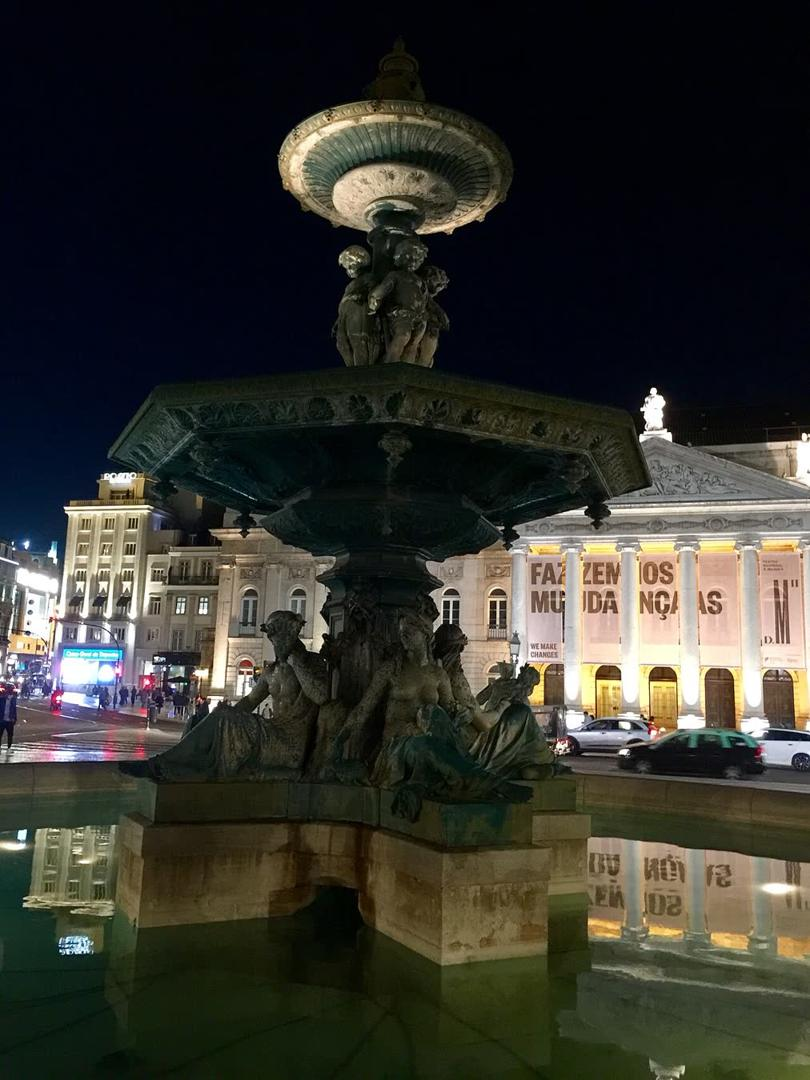
#> input picture skills/ig_year_in_review/evals/fixtures/photos/bairro-alto.jpg, 810 x 1080 px
$ python -i picks.py   (imports and definitions only)
#> lines starting #> are read from the running program, lines starting #| are printed output that depends on the picture
#!/usr/bin/env python3
"""Movement 1, research: every month's photograph, each with its subject and its own line.

USAGE (from the workspace root):
    python3 S/scripts/picks.py

Indexes every photo of the year (color, contrast, exposure, focal point) into build/photo_index.json, the input of
palette.py. For every month of the year's posts it takes the month's own photograph: the one build/taste.json's
`moments` names for that month (the moment the person's year is told by), else the photograph of the month's post
with the most to say (its longest caption), and writes the file the film draws, build/public/photos/<stamp>/mNN-<name>.jpg (HEIC converted,
EXIF rotation applied, at most 2400 px on a side, its mean light moved halfway to the year's common exposure by one
curve that keeps its color, so the twelve sit in one grade), and decides how the film reads it:

  focus  the subject, [u, v] fractions of the photograph: each cell of a small copy weighted by its detail, by how
         far its color stands from the photograph's mean color, by skin tones and by a soft center prior; the
         weighted center of the strongest tenth of the cells, kept 0.2-0.8, with "focus_from": "found". The film's crop
         keeps it in the frame and the month's words stand clear of the box around it. A focus that misses the subject
         (faces above a busy stall, a person at the edge of a wide view) is rewritten in build/picks.json with
         "focus_from": "read". Running picks.py again keeps every focus marked read.
  line   the photograph's own line, [u0, v0, u1, v1] fractions: the horizon, a rail, a sill, a pier, a road's edge,
         along which the accent line opens the month and the photograph splits. picks.py finds the straight edge
         with the most consistent light or color step across it (within 24 degrees of level) among the lines that lie
         inside the type area's height in the film's frame, and records it with "line_from": "found". The month's
         words stand where the board's style card sets them, never on the line. Read build/picks-sheet.jpg, where
         every found line is drawn: a line that misses the photograph's own edge is rewritten in build/picks.json
         with "line_from": "read". A close-up's line is its subject's own edge or a visible alignment in it (a cup's
         lip, a bowl's rim, a row of flower heads, the eyes), never the frame's edge or open texture. Running
         picks.py again keeps every line marked read.
  scene  what the photograph shows, in a few plain words ("the graffiti tram climbing the steep street"), written in
         build/picks.json by the person reading each photograph at full size (the sheet's copies hide the detail). The storyboard names each photograph by it and the clip
         prompt starts from it; a caption says what the person felt, often not what the photograph shows, so the
         storyboard refuses a month without a scene. Running picks.py again keeps every scene.

build/picks.json carries the months in calendar order (file relative to build/public/, size, focus, line, caption,
said, people, place, date, scene). `said` is the caption's first sentence with its hashtags and mentions taken off, the
line the month says on screen unless the moment gives its own; `people` are the accounts it tags; `place` the place it
names. A month with no post with a photograph is left out of the film.
"""
import calendar
import datetime as dt
import math
import os
import re
import sys
from pathlib import Path

sys.path.insert(0, str(Path(__file__).resolve().parent))
import _env  # noqa: E402

# [1 line not run here, left out]
from PIL import Image, ImageDraw, ImageFilter, ImageOps, ImageStat  # noqa: E402
import year  # noqa: E402

# [6 lines not run here, left out]


PUBLIC = Path("build/public")
PHOTOS = PUBLIC / "photos"
VIDEO = {".mp4", ".mov", ".m4v"}
LONG = 2400
# the year's common exposure (mean luma, 0-255) and how far toward it each photograph moves
EXPOSURE = 124
MATCH = 0.5
TILT = 24


MENTION = re.compile(r"@([A-Za-z0-9._]{2,30}[A-Za-z0-9_])")


# [13 lines left out: functions first_line, place_in, not called in this run]


def open_image(path, draft=None):
#> called with path = '../evals/fixtures/photos/bairro-alto.jpg', draft = (160, 200)
    im = Image.open(path)
#> im is the input picture: PIL image 810x1080 RGB; mean R, G, B 52.4, 52.2, 45.2
    if draft and im.format == "JPEG":
        im.draft("RGB", draft)
    im = ImageOps.exif_transpose(im)
    return im.convert("RGB")


# [26 lines left out: functions matched, place, not called in this run]


def skin(r, g, b):
    return r > 95 and g > 40 and b > 20 and r > g and r > b and r - min(g, b) > 15 and abs(r - g) > 15


def focus_of(im, cells=48):
    w, h = im.size
    sw, sh = (cells, max(1, round(cells * h / w))) if w >= h else (max(1, round(cells * w / h)), cells)
    small = im.resize((sw, sh), Image.BILINEAR)
    edges = small.convert("L").filter(ImageFilter.FIND_EDGES).filter(ImageFilter.BoxBlur(1))
    rgb, ed = small.load(), edges.load()
    mean = ImageStat.Stat(small).mean
    weights = []
    for y in range(sh):
        for x in range(sw):
            r, g, b = rgb[x, y]
            far = math.sqrt((r - mean[0]) ** 2 + (g - mean[1]) ** 2 + (b - mean[2]) ** 2) / 255
            u, v = (x + 0.5) / sw, (y + 0.5) / sh
            prior = math.exp(-((u - 0.5) ** 2 + (v - 0.5) ** 2) / (2 * 0.22 ** 2))
            weights.append(((0.5 + ed[x, y] / 255) * (0.25 + far) * (2.0 if skin(r, g, b) else 1.0) * prior, u, v))
    weights.sort(reverse=True)
    top = weights[:max(1, len(weights) // 10)]
    tot = sum(wt for wt, _, _ in top) or 1
    fu = sum(wt * u for wt, u, _ in top) / tot
    fv = sum(wt * v for wt, _, v in top) / tot
    return [round(min(0.8, max(0.2, fu)), 2), round(min(0.8, max(0.2, fv)), 2)]


# [35 lines left out: function line_of, not called in this run]


def analyse(path):
    im = open_image(path, draft=(160, 200))
    w, h = im.size
#> w = 810; h = 1080
    small = im.resize((64, max(1, round(64 * h / w))))
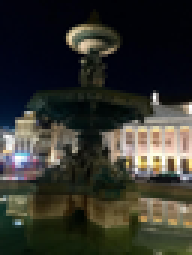
#> small: PIL image 64x85 RGB (shown 3 times larger); mean R, G, B 52.4, 52.2, 45.2
    hsv = small.convert("HSV")
#> hsv: PIL image 64x85 HSV; mean H, S, V 93.6, 139.2, 59.8
    sat = ImageStat.Stat(hsv.getchannel("S")).mean[0] / 255
#> sat = 0.546
    light = ImageStat.Stat(small.convert("L"))
    bright, contrast = light.mean[0] / 255, light.stddev[0] / 128
#> bright = 0.202; contrast = 0.457
    expo = 1 - min(1, abs(bright - 0.52) * 2.2)
#> expo = 0.3
    q = small.quantize(colors=5, method=Image.Quantize.MEDIANCUT)
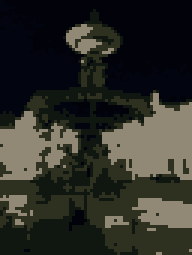
#> q: PIL image 64x85 P (shown 3 times larger); mean R, G, B 45.5, 46.1, 39.9
    pal = q.getpalette()[:15]
#> pal = [146, 136, 118, 46, 49, 31, 16, 23, 16, 2, 5, 16, 1, 2, 10]
    cols = sorted(q.getcolors(), reverse=True)
#> cols = [(1310, 1), (1146, 0), (1091, 4), (1074, 2), (819, 3)]
    dom = [{"rgb": pal[3 * i:3 * i + 3], "share": round(n / (small.size[0] * small.size[1]), 3)} for n, i in cols]
#> dom = 5 items
    score = round(0.45 * sat + 0.35 * min(1, contrast) + 0.2 * expo, 3)
#> score = 0.466
    return {"w": w, "h": h, "score": score, "bright": round(bright, 3), "focal": focus_of(small), "colors": dom}
#> in focus_of, `small = im.resize((sw, sh), Image.BILINEAR)`:
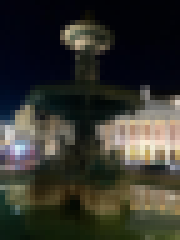
#> small: PIL image 36x48 RGB (shown 5 times larger); mean R, G, B 52.3, 52.1, 45.2
#> in focus_of, `edges = small.convert("L").filter(ImageFilter.FIND_EDGES).filter(Image..`:
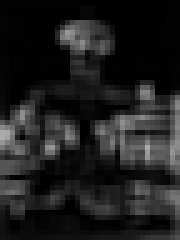
#> edges: PIL image 36x48 L (shown 5 times larger); min 0, max 172, mean 30.9
#> in focus_of, `mean = ImageStat.Stat(small).mean`: mean = [52.34, 52.13, 45.15]
#> after the loop in focus_of, `for y in range(sh):`: weights = 1728 items, first 6: (0.00208, 0.0139, 0.0104), (0.00271, 0.0417, 0.0104), (0.0035, 0.0694, 0.0104), (0.00445, 0.0972, 0.0104), (0.00557, 0.125, 0.0104), (0.00685, 0.153, 0.0104)
#> in focus_of, `top = weights[:max(1, len(weights) // 10)]`: top = 172 items, first 6: (1.67, 0.681, 0.51), (1.5, 0.625, 0.594), (1.48, 0.681, 0.594), (1.41, 0.597, 0.552), (1.31, 0.708, 0.531), (1.31, 0.653, 0.531)
#> in focus_of, `tot = sum(wt for wt, _, _ in top) or 1`: tot = 93.43
#> in focus_of, `fu = sum(wt * u for wt, u, _ in top) / tot`: fu = 0.634
#> in focus_of, `fv = sum(wt * v for wt, _, v in top) / tot`: fv = 0.55


# [95 lines left out: functions sheet, main, not called in this run]


# [2 lines not run here, left out]

>>> result = analyse('../evals/fixtures/photos/bairro-alto.jpg')
#> result = 6 items

$ run again, on skills/ig_year_in_review/evals/fixtures/photos/cat.jpg
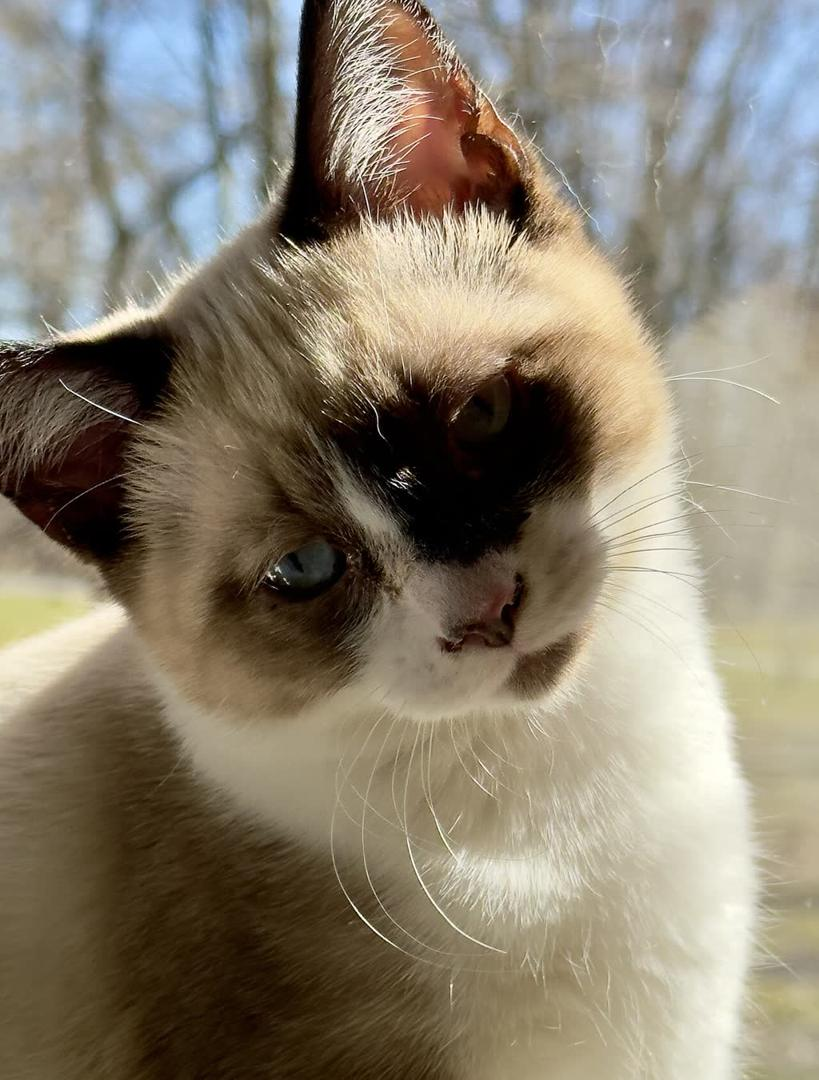
#> input picture skills/ig_year_in_review/evals/fixtures/photos/cat.jpg, 819 x 1080 px
#> in open_image, im is the input picture: PIL image 819x1080 RGB; mean R, G, B 136.5, 127.5, 110.6
#> hsv: PIL image 64x84 HSV; mean H, S, V 43.9, 81.7, 140.9
#> sat = 0.321
#> bright = 0.503; contrast = 0.494
#> expo = 0.963
#> in analyse, `q = small.quantize(colors=5, method=Image.Quantize.MEDIANCUT)`:
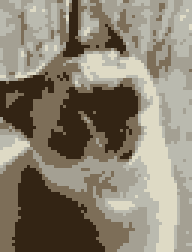
#> q: PIL image 64x84 P (shown 3 times larger); mean R, G, B 137.7, 129.2, 112.9
#> pal = [222, 218, 197, 186, 186, 175, 164, 160, 147, 125, 110, 88, 51, 36, 20]
#> cols = [(1317, 4), (1280, 2), (1225, 3), (968, 1), (586, 0)]
#> dom = 5 items
#> score = 0.51
#> in focus_of, `edges = small.convert("L").filter(ImageFilter.FIND_EDGES).filter(Image..`:
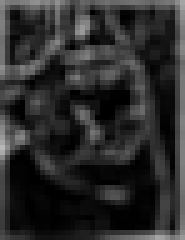
#> edges: PIL image 37x48 L (shown 5 times larger); min 0, max 183, mean 43.4
#> mean = [136.6, 127.5, 110.6]
#> after the loop in focus_of, `for y in range(sh):`: weights = 1776 items, first 6: (0.00338, 0.0135, 0.0104), (0.00449, 0.0405, 0.0104), (0.00732, 0.0676, 0.0104), (0.0112, 0.0946, 0.0104), (0.0111, 0.122, 0.0104), (0.0147, 0.149, 0.0104)
#> top = 177 items, first 6: (0.861, 0.581, 0.302), (0.842, 0.554, 0.302), (0.814, 0.608, 0.302), (0.764, 0.527, 0.302), (0.731, 0.581, 0.281), (0.731, 0.5, 0.302)
#> tot = 90.97
#> fu = 0.536
#> fv = 0.402
#> result = 6 items

$ run again, on skills/ig_year_in_review/evals/fixtures/photos/coffee.jpg
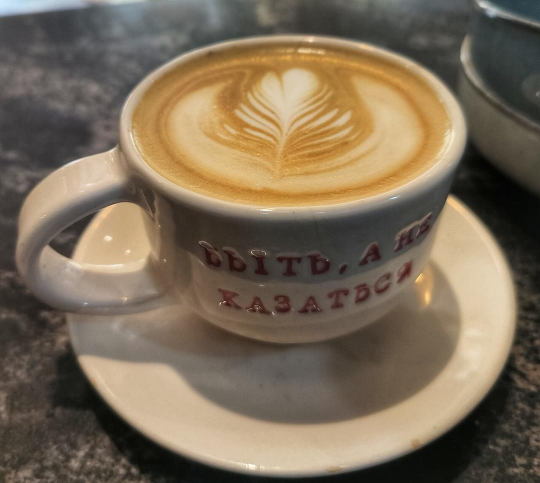
#> input picture skills/ig_year_in_review/evals/fixtures/photos/coffee.jpg, 1080 x 966 px (shown at 1/2 size)
#> in open_image, im is the input picture: PIL image 1080x966 RGB; mean R, G, B 123.4, 108.1, 87.6
#> hsv: PIL image 64x57 HSV; mean H, S, V 40, 66, 124.2
#> sat = 0.259
#> bright = 0.433; contrast = 0.423
#> expo = 0.808
#> in analyse, `q = small.quantize(colors=5, method=Image.Quantize.MEDIANCUT)`:
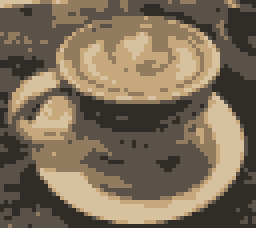
#> q: PIL image 64x57 P (shown 4 times larger); mean R, G, B 123.8, 108.7, 88.6
#> pal = [216, 193, 158, 198, 168, 124, 146, 123, 94, 90, 81, 73, 48, 45, 40]
#> cols = [(1144, 3), (814, 4), (658, 2), (518, 1), (514, 0)]
#> dom = 5 items
#> score = 0.426
#> in focus_of, `edges = small.convert("L").filter(ImageFilter.FIND_EDGES).filter(Image..`:
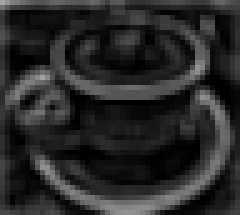
#> edges: PIL image 48x43 L (shown 5 times larger); min 0, max 164, mean 41
#> mean = [123.5, 108.1, 87.65]
#> after the loop in focus_of, `for y in range(sh):`: weights = 2064 items, first 6: (0.00817, 0.0104, 0.0116), (0.0089, 0.0312, 0.0116), (0.00951, 0.0521, 0.0116), (0.0102, 0.0729, 0.0116), (0.0101, 0.0938, 0.0116), (0.00974, 0.115, 0.0116)
#> top = 206 items, first 6: (1.07, 0.49, 0.43), (1.05, 0.51, 0.43), (1.02, 0.406, 0.407), (1.01, 0.531, 0.43), (1.01, 0.531, 0.407), (1.01, 0.469, 0.43)
#> tot = 117.8
#> fu = 0.465
#> fv = 0.383
#> result = 6 items
